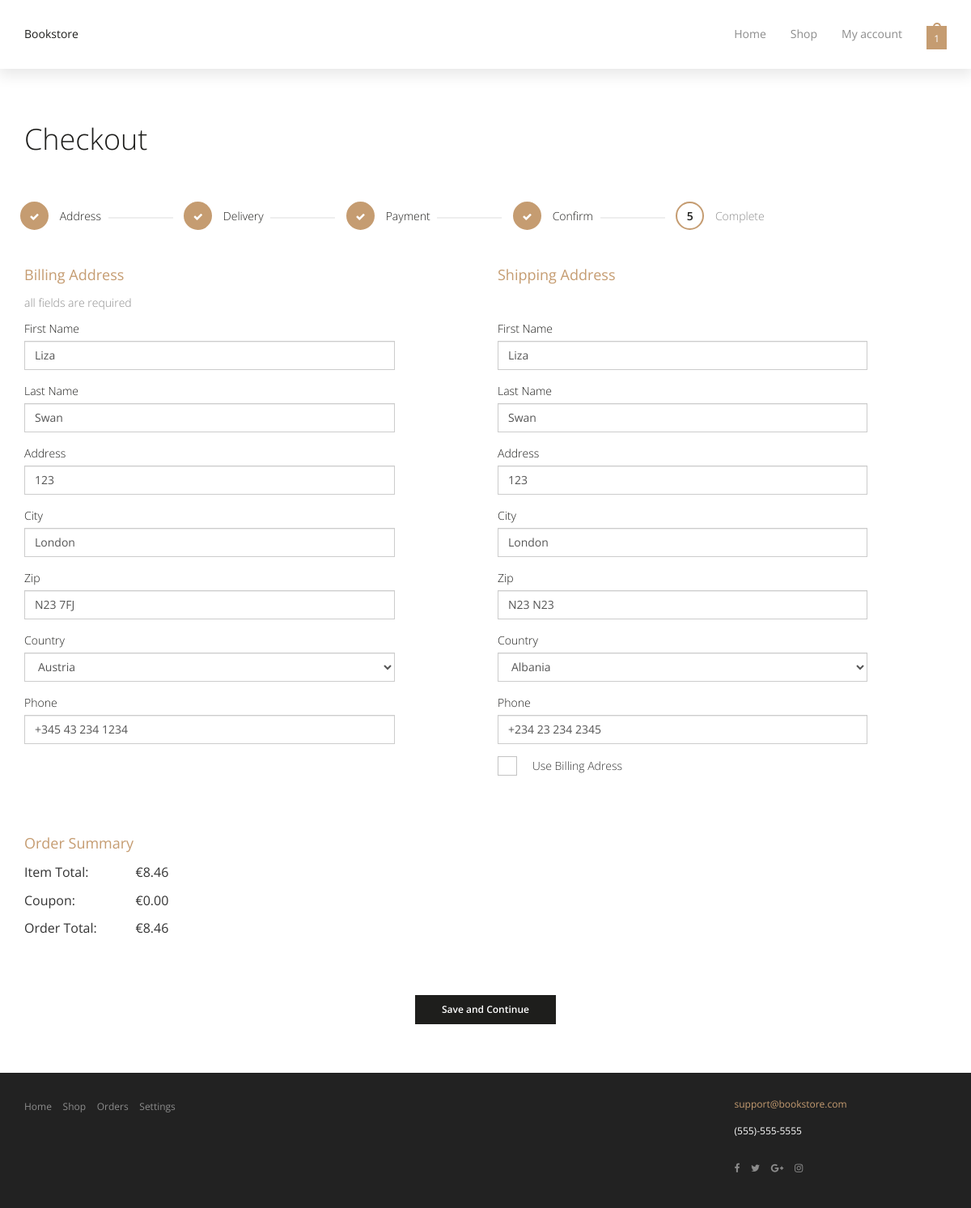
The app's page /checkout/address/ (signed in) with its own data.
### shop/models.py (models this page shows)
class OrderAddress(models.Model):
    order = models.OneToOneField(Order, on_delete=models.CASCADE, related_name="address")
    billing_first_name = models.CharField(max_length=100)
    billing_last_name  = models.CharField(max_length=100)
    billing_country    = CountryField()
    billing_city       = models.CharField(max_length=100)
    billing_address1   = models.CharField(max_length=255)
    billing_address2   = models.CharField(max_length=255, blank=True)
    billing_postcode   = models.CharField(max_length=20)
    billing_phone      = models.CharField(max_length=32, validators=[PHONE_VALIDATOR])
    shipping_first_name = models.CharField(max_length=100)
    shipping_last_name  = models.CharField(max_length=100)
    shipping_country    = CountryField()
    shipping_city       = models.CharField(max_length=100)
    shipping_address1   = models.CharField(max_length=255)
    shipping_address2   = models.CharField(max_length=255, blank=True)
    shipping_postcode   = models.CharField(max_length=20)
    shipping_phone      = models.CharField(max_length=32, validators=[PHONE_VALIDATOR])
    class Meta:
        verbose_name = "Order address"
        verbose_name_plural = "Order addresses"

### shop/views.py (the view, shortened to what this page needs)
# urls.py: path("checkout/address/", views.checkout_address, name="checkout_address"),
@login_required
def checkout_address(request):
    cart = Order.objects.filter(user=request.user, status=Order.Status.CART).first()
    if not cart or not cart.items.exists():
        return redirect("cart")
    subtotal = Decimal("0.00")
    for item in cart.items.select_related("book"):
        unit_price = item.unit_price or item.book.price
        subtotal += (unit_price * item.quantity)
    subtotal = subtotal.quantize(Decimal("0.01"), rounding=ROUND_HALF_UP)
    discount = Decimal("0.00")
    if cart.coupon:
        discount = calculate_coupon_discount(cart, cart.coupon)
    total = subtotal - discount
    existing = getattr(cart, "address", None)
    billing = Address.objects.filter(
        user=request.user,
        is_default_billing=True
    ).first()
    shipping = Address.objects.filter(
        user=request.user,
        is_default_shipping=True
    ).first()
    initial = {}
    if request.method == "POST":
        data = request.POST.copy()
        use_billing = data.get("use_billing") in ("1", "on", "true", "True")
        if use_billing:
            pairs = [
                ("billing_first_name", "shipping_first_name"),
                ("billing_last_name", "shipping_last_name"),
                ("billing_country", "shipping_country"),
                ("billing_city", "shipping_city"),
                ("billing_address1", "shipping_address1"),
                ("billing_postcode", "shipping_postcode"),
                ("billing_phone", "shipping_phone"),
            ]
            for src, dst in pairs:
                data[dst] = data.get(src, "")
        form = CheckoutAddressForm(data, instance=existing)
        if form.is_valid():
            with transaction.atomic():
                addr = form.save(commit=False)
                addr.order = cart
                addr.save()
            next_step = request.POST.get("next") or request.GET.get("next")
            if next_step == "confirm":
                return redirect("checkout_confirm")
            return redirect("checkout_delivery")
    else:
        form = CheckoutAddressForm(instance=existing,  initial=initial)
    progress = checkout_progress(cart)
    return render(request, "order/checkout_address.html", {"form": form, "cart": cart, "discount": discount,"subtotal": subtotal, "total": total, "step": 1, **progress,})

### shop/context_processors.py (called while the page is built)
def categories(request):
    return {
        "menu_categories": Category.objects.order_by("name")
    }

def cart_quantity(request):
    if request.user.is_authenticated:
        cart = Order.objects.filter(
            user=request.user,
            status=Order.Status.CART
        ).first()
        if not cart:
            return {"cart_quantity": 0}
        total_qty = cart.items.aggregate(
            total=Sum("quantity")
        )["total"] or 0
        return {"cart_quantity": total_qty}
    cart = request.session.get("cart", {})
    return {
        "cart_quantity": sum(item["quantity"] for item in cart.values())
    }

### shop/views.py (called while the page is built)
def checkout_progress(cart):
    has_address = bool(getattr(cart, "address", None))
    has_delivery = bool(cart.shipping_method_id and cart.shipping_price is not None)
    payment = getattr(cart, "payment", None)
    has_payment = bool(payment and payment.card_last4 and payment.expiry)
    has_confirm = has_address and has_delivery and has_payment
    return {
        "has_address": has_address,
        "has_delivery": has_delivery,
        "has_payment": has_payment,
        "has_confirm": has_confirm,
    }

### shop/templates/order/checkout_address.html (shortened to what this page needs)
{% extends "base.html" %}
{% load static %}
{% block content %}
    <h1 class="general-title-margin">Checkout</h1>
    {% include "order/_checkout_steps.html" %}
    <form method="post" class="res-mb-100" novalidate>
        <div class="hidden-xs hidden-sm">
            <div class="row">
                <div class="col-md-5">
                    <h3 class="general-subtitle">Billing Address</h3>
                    <p class="general-info-text">all fields are required</p>
                </div>
                <div class="col-md-5 col-md-offset-1">
                    <h3 class="general-subtitle">Shipping Address</h3>
                </div>
            </div>
        </div>
        <div class="row">
            <div class="col-md-5 mb-40">
              <div class="form-group {% if form.billing_first_name.errors %}has-error{% endif %}">
                <label class="control-label input-label">First Name</label>
                {{ form.billing_first_name }}
              </div>
              <div class="form-group {% if form.billing_last_name.errors %}has-error{% endif %}">
                <label class="control-label input-label">Last Name</label>
                {{ form.billing_last_name }}
              </div>
              <div class="form-group {% if form.billing_address1.errors %}has-error{% endif %}">
                <label class="control-label input-label">Address</label>
                {{ form.billing_address1 }}
              </div>
              <div class="form-group {% if form.billing_city.errors %}has-error{% endif %}">
                <label class="control-label input-label">City</label>
                {{ form.billing_city }}
              </div>
              <div class="form-group {% if form.billing_postcode.errors %}has-error{% endif %}">
                <label class="control-label input-label">Zip</label>
                {{ form.billing_postcode }}
              </div>
              <div class="form-group {% if form.billing_country.errors %}has-error{% endif %}">
                <label class="control-label input-label">Country</label>
                {{ form.billing_country }}
              </div>
              <div class="form-group {% if form.billing_phone.errors %}has-error{% endif %}">
                <label class="control-label input-label">Phone</label>
                {{ form.billing_phone }}
              </div>
            </div>
            <div class="col-md-5 col-md-offset-1 mb-60" id="shipping-column">
                <div id="shipping-fields">
                    <div class="form-group {% if form.shipping_first_name.errors %}has-error{% endif %}">
                        <label class="control-label input-label">First Name</label>
                        {{ form.shipping_first_name }}
                    </div>
                    <div class="form-group {% if form.shipping_last_name.errors %}has-error{% endif %}">
                        <label class="control-label input-label">Last Name</label>
                        {{ form.shipping_last_name }}
                    </div>
                    <div class="form-group {% if form.shipping_address1.errors %}has-error{% endif %}">
                        <label class="control-label input-label">Address</label>
                        {{ form.shipping_address1 }}
                    </div>
                    <div class="form-group {% if form.shipping_city.errors %}has-error{% endif %}">
                        <label class="control-label input-label">City</label>
                        {{ form.shipping_city }}
                    </div>
                    <div class="form-group {% if form.shipping_postcode.errors %}has-error{% endif %}">
                        <label class="control-label input-label">Zip</label>
                        {{ form.shipping_postcode }}
                    </div>
                    <div class="form-group {% if form.shipping_country.errors %}has-error{% endif %}">
                        <label class="control-label input-label">Country</label>
                        {{ form.shipping_country }}
                    </div>
                    <div class="form-group {% if form.shipping_phone.errors %}has-error{% endif %}">
                        <label class="control-label input-label">Phone</label>
                        {{ form.shipping_phone }}
                    </div>
                </div>
                <div class="form-group checkbox checkout-checkbox" id="use-billing-wrap">
                    <label class="checkbox-label">
                        <span class="checkbox-icon">
                        </span>
                        <span class="checkbox-text">Use Billing Adress</span>
                    </label>
                </div>
            </div>
        </div>
        <div class="general-text-align mb-60">
            <p class="in-gold-500 font-18">Order Summary</p>
            <table class="general-summary-table">
                <tr>
                    <td>
                        <p class="font-16">Item Total:</p>
                    </td>
                    <td>
                        <p class="font-16">€{{ subtotal }}</p>
                    </td>
                </tr>
                <tr>
                  <td>
                      <p class="font-16">Coupon:</p>
                  </td>
                  <td>
                      <p class="font-16">
                        {% if discount > 0 %}
                             € -{{ discount }}
                        {% else %}
                            €{{ discount }}
                        {% endif %}
                      </p>
                  </td>
                </tr>
                <tr>
                    <td>
                        <p class="font-16">Order Total:</p>
                    </td>
                    <td>
                        <p class="font-16">€{{ total }}</p>
                    </td>
                </tr>
            </table>
        </div>
        <button class="btn btn-default in-white center-block mb-60" type="submit">Save and Continue</button>
    </form>
{% endblock %}

### records on screen
OrderAddress: billing_first_name "Liza", billing_last_name "Swan", billing_address1 "123", billing_city "London", billing_postcode "N23 7FJ", billing_country "Austria", billing_phone "+345 43 234 1234", shipping_first_name "Liza", shipping_last_name "Swan", shipping_address1 "123", shipping_city "London", shipping_postcode "N23 N23", shipping_country "Albania", shipping_phone "+234 23 234 2345"

### other values on screen
{{ subtotal }} "8.46"
{{ discount }} "0.00"
{{ total }} "8.46"
